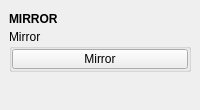
<?xml version="1.0" encoding="UTF-8"?>
<ui version="4.0">
 <class>QtUi</class>
 <widget class="QMainWindow" name="QtUi">
  <property name="enabled">
   <bool>true</bool>
  </property>
  <property name="geometry">
   <rect>
    <x>0</x>
    <y>0</y>
    <width>200</width>
    <height>110</height>
   </rect>
  </property>
  <property name="font">
   <font>
    <kerning>true</kerning>
   </font>
  </property>
  <property name="windowTitle">
   <string>Toolkit</string>
  </property>
  <property name="tabShape">
   <enum>QTabWidget::Triangular</enum>
  </property>
  <property name="dockNestingEnabled">
   <bool>true</bool>
  </property>
  <property name="dockOptions">
   <set>QMainWindow::AllowNestedDocks|QMainWindow::AllowTabbedDocks|QMainWindow::AnimatedDocks|QMainWindow::ForceTabbedDocks</set>
  </property>
  <widget class="QWidget" name="central_widget">
   <property name="minimumSize">
    <size>
     <width>200</width>
     <height>0</height>
    </size>
   </property>
   <layout class="QVBoxLayout" name="verticalLayout_3">
    <item>
     <layout class="QVBoxLayout" name="verticalLayout">
      <property name="spacing">
       <number>0</number>
      </property>
      <item>
       <widget class="Header" name="header">
        <property name="minimumSize">
         <size>
          <width>0</width>
          <height>20</height>
         </size>
        </property>
        <property name="font">
         <font>
          <weight>75</weight>
          <bold>true</bold>
         </font>
        </property>
        <property name="text">
         <string>MIRROR</string>
        </property>
       </widget>
      </item>
      <item>
       <widget class="QGroupBox" name="group000">
        <property name="title">
         <string>Mirror</string>
        </property>
        <layout class="QVBoxLayout" name="verticalLayout_2">
         <property name="spacing">
          <number>1</number>
         </property>
         <property name="leftMargin">
          <number>0</number>
         </property>
         <property name="topMargin">
          <number>0</number>
         </property>
         <property name="rightMargin">
          <number>0</number>
         </property>
         <property name="bottomMargin">
          <number>0</number>
         </property>
         <item>
          <widget class="PushButton" name="tb000">
           <property name="minimumSize">
            <size>
             <width>0</width>
             <height>20</height>
            </size>
           </property>
           <property name="maximumSize">
            <size>
             <width>16777215</width>
             <height>20</height>
            </size>
           </property>
           <property name="toolTip">
            <string>Mirror geometry across an axis.</string>
           </property>
           <property name="text">
            <string>Mirror</string>
           </property>
           <property name="iconSize">
            <size>
             <width>18</width>
             <height>18</height>
            </size>
           </property>
          </widget>
         </item>
        </layout>
       </widget>
      </item>
      <item>
       <spacer name="verticalSpacer">
        <property name="orientation">
         <enum>Qt::Vertical</enum>
        </property>
        <property name="sizeHint" stdset="0">
         <size>
          <width>20</width>
          <height>40</height>
         </size>
        </property>
       </spacer>
      </item>
     </layout>
    </item>
   </layout>
  </widget>
 </widget>
 <customwidgets>
  <customwidget>
   <class>Header</class>
   <extends>QLabel</extends>
   <header>uitk.widgets.header.Header.h</header>
  </customwidget>
  <customwidget>
   <class>PushButton</class>
   <extends>QPushButton</extends>
   <header>widgets.pushbutton.h</header>
  </customwidget>
 </customwidgets>
 <resources/>
 <connections/>
 <designerdata>
  <property name="gridDeltaX">
   <number>5</number>
  </property>
  <property name="gridDeltaY">
   <number>5</number>
  </property>
  <property name="gridSnapX">
   <bool>true</bool>
  </property>
  <property name="gridSnapY">
   <bool>true</bool>
  </property>
  <property name="gridVisible">
   <bool>true</bool>
  </property>
 </designerdata>
</ui>
